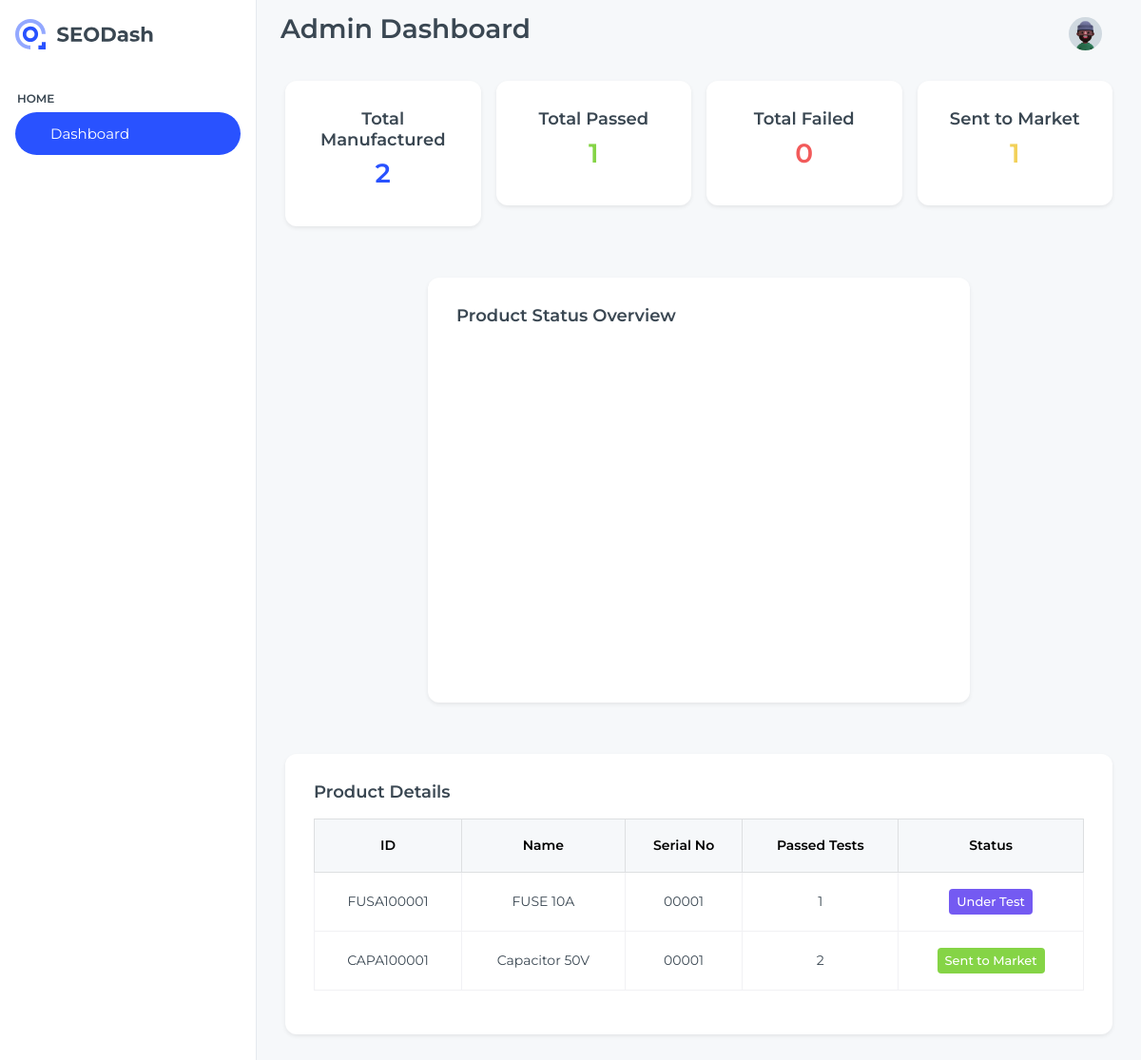
Page /dashboard.php (signed in) on the committed database.
### tables this page shows
CREATE TABLE `products` (
  `product_id` varchar(10) NOT NULL,
  `product_name` varchar(100) DEFAULT NULL,
  `product_type` varchar(50) DEFAULT NULL,
  `revision` varchar(5) DEFAULT NULL,
  `serial_no` varchar(5) DEFAULT NULL,
  `manufacture_date` date DEFAULT NULL,
  `created_by` int(11) DEFAULT NULL,
  `created_at` timestamp NOT NULL DEFAULT current_timestamp()
);

### dashboard.php (the view, shortened to what this page needs)
<?php
include './components/connnection.php';
$totalManufactured = mysqli_fetch_assoc(mysqli_query($conn, "SELECT COUNT(*) as total FROM products"))['total'];
$totalPassed = mysqli_fetch_assoc(mysqli_query($conn, "
  SELECT COUNT(DISTINCT t.product_id) as passed
  FROM tests t
  JOIN testflow tf ON t.test_type_id = tf.test_type_id AND t.product_id = tf.product_id
  WHERE t.status = 'Completed'
  GROUP BY t.product_id
  HAVING COUNT(DISTINCT t.test_type_id) = (SELECT COUNT(DISTINCT tf2.test_type_id) FROM testflow tf2 WHERE tf2.product_id = t.product_id)
"))['passed'] ?? 0;
$totalFailed = mysqli_fetch_assoc(mysqli_query($conn, "
  SELECT COUNT(DISTINCT t.product_id) as failed
  FROM tests t
  JOIN testflow tf ON t.test_type_id = tf.test_type_id AND t.product_id = tf.product_id
  WHERE t.status = 'Failed'
"))['failed'] ?? 0;
$totalMarket = mysqli_fetch_assoc(mysqli_query($conn, "
  SELECT COUNT(*) as ready
  FROM products p
  WHERE (
    SELECT COUNT(DISTINCT tf.test_type_id) FROM testflow tf WHERE tf.product_id = p.product_id
  ) = (
    SELECT COUNT(DISTINCT t.test_type_id) FROM tests t WHERE t.product_id = p.product_id AND t.status = 'Completed'
  )
  AND NOT EXISTS (
    SELECT 1 FROM reworklog r WHERE r.product_id = p.product_id
  )
  AND NOT EXISTS (
    SELECT 1 FROM tests t2
    JOIN testflow tf2 ON tf2.product_id = p.product_id AND tf2.test_type_id = t2.test_type_id
    WHERE t2.product_id = p.product_id AND t2.status = 'Failed'
  )
"))['ready'] ?? 0;
$itemList = mysqli_query($conn, "
SELECT
  p.product_id,
  p.product_name,
  p.serial_no,
  (
    SELECT COUNT(*)
    FROM tests t
    WHERE t.product_id = p.product_id AND t.status = 'Completed'
  ) AS passed_tests,
  CASE
    WHEN EXISTS (SELECT 1 FROM reworklog r WHERE r.product_id = p.product_id) THEN 'Rework'
    WHEN EXISTS (
      SELECT 1 FROM tests t
      JOIN testflow tf ON tf.product_id = p.product_id AND tf.test_type_id = t.test_type_id
      WHERE t.product_id = p.product_id AND t.status = 'Failed'
    ) THEN 'Failed'
    WHEN (
      SELECT COUNT(DISTINCT tf.test_type_id) FROM testflow tf WHERE tf.product_id = p.product_id
    ) = (
      SELECT COUNT(DISTINCT t.test_type_id) FROM tests t WHERE t.product_id = p.product_id AND t.status = 'Completed'
    ) THEN 'Sent to Market'
    ELSE 'Under Test'
  END AS status
FROM products p
ORDER BY p.product_id DESC
");
?>
<!doctype html>
<html lang="en">
<head>
  <link rel="stylesheet" href="assets/css/styles.min.css" />
</head>
<body>
<div class="page-wrapper" id="main-wrapper" data-layout="vertical" data-navbarbg="skin6"
     data-sidebartype="full" data-sidebar-position="fixed" data-header-position="fixed">
  <aside class="left-sidebar">
    <div>
      <div class="brand-logo d-flex align-items-center justify-content-between">
        <a href="./dashboard.php" class="text-nowrap logo-img">
          <img src="assets/images/logos/logo-light.svg" alt="" />
        </a>
      </div>
      <?php include 'components/sidebar.php'; ?>
    </div>
  </aside>
  <div class="body-wrapper">
    <?php include 'components/header.php'; ?>
    <div class="container-fluid">
      <div class="row g-3 mb-4">
        <div class="col-lg-3 col-sm-6">
          <div class="card text-center shadow-sm">
            <div class="card-body">
              <h5 class="card-title">Total Manufactured</h5>
              <h2 class="text-primary"><?= $totalManufactured ?></h2>
            </div>
          </div>
        </div>
        <div class="col-lg-3 col-sm-6">
          <div class="card text-center shadow-sm">
            <div class="card-body">
              <h5 class="card-title">Total Passed</h5>
              <h2 class="text-success"><?= $totalPassed ?></h2>
            </div>
          </div>
        </div>
        <div class="col-lg-3 col-sm-6">
          <div class="card text-center shadow-sm">
            <div class="card-body">
              <h5 class="card-title">Total Failed</h5>
              <h2 class="text-danger"><?= $totalFailed ?></h2>
            </div>
          </div>
        </div>
        <div class="col-lg-3 col-sm-6">
          <div class="card text-center shadow-sm">
            <div class="card-body">
              <h5 class="card-title">Sent to Market</h5>
              <h2 class="text-warning"><?= $totalMarket ?></h2>
            </div>
          </div>
        </div>
      </div>
      <div class="row mb-4">
        <div class="col-lg-8 mx-auto">
          <div class="card shadow-sm">
            <div class="card-body">
              <h5 class="card-title mb-3">Product Status Overview</h5>
              <div id="statusChart" style="height: 350px;"></div>
            </div>
          </div>
        </div>
      </div>
      <div class="row">
        <div class="col-12">
          <div class="card shadow-sm">
            <div class="card-body">
              <h5 class="card-title mb-3">Product Details</h5>
              <div class="table-responsive">
                <table class="table table-bordered table-hover align-middle text-center">
                  <thead class="table-light">
                    <tr>
                      <th>ID</th>
                      <th>Name</th>
                      <th>Serial No</th>
                      <th>Passed Tests</th>
                      <th>Status</th>
                    </tr>
                  </thead>
                  <tbody>
                    <?php while ($row = mysqli_fetch_assoc($itemList)) { ?>
                      <tr>
                        <td><?= $row['product_id'] ?></td>
                        <td><?= htmlspecialchars($row['product_name']) ?></td>
                        <td><?= htmlspecialchars($row['serial_no']) ?></td>
                        <td><?= $row['passed_tests'] ?></td>
                        <td>
                          <?php
                            $status = $row['status'];
                            $badgeClass = 'info';
                            if ($status == 'Failed') $badgeClass = 'danger';
                            elseif ($status == 'Sent to Market') $badgeClass = 'success';
                            elseif ($status == 'Rework') $badgeClass = 'warning';
                          ?>
                          <span class="badge bg-<?= $badgeClass ?>"><?= $status ?></span>
                        </td>
                      </tr>
                    <?php } ?>
                  </tbody>
                </table>
              </div>
            </div>
          </div>
        </div>
      </div>
    </div>
  </div>
</div>
</body>
</html>

### rows in the picture
products: product_id "FUSA100001", product_name "FUSE 10A", serial_no "00001", passed_tests "1", status "Under Test"
products: product_id "CAPA100001", product_name "Capacitor 50V", serial_no "00001", passed_tests "2", status "Sent to Market"

### other values in the picture
$_SESSION['role'] "Admin"
$totalManufactured "2"
$totalPassed "1"
$totalFailed "0"
$totalMarket "1"
